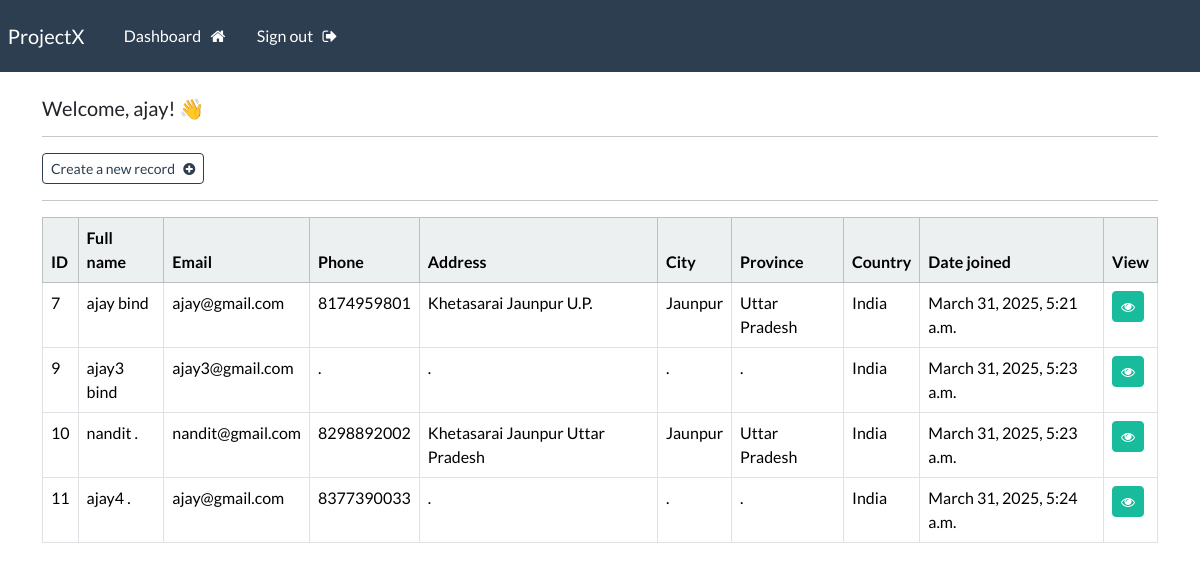
Screenshot of /dashboard (signed in) with the database file from the repository.
### webapp/models.py (models this page shows, shortened)
class Record(models.Model):
    creation_date = models.DateTimeField(auto_now_add=True)
    first_name = models.CharField(max_length=100)
    last_name = models.CharField(max_length=100)
    email = models.CharField(max_length=255)
    phone = models.CharField(max_length=20)
    address = models.CharField(max_length=300)
    city = models.CharField(max_length=255)
    province = models.CharField(max_length=200)
    country = models.CharField(max_length=125)

### webapp/views.py (the view)
# urls.py: path('dashboard', views.dashboard, name="dashboard"),
@login_required(login_url='my-login')
def dashboard(request):
    my_records = Record.objects.all()
    context = {'records': my_records}
    return render(request, 'webapp/dashboard.html', context=context)

### webapp/templates/webapp/dashboard.html
{% extends 'webapp/base.html' %}
{% block content %}
    <h5> Welcome, {{user}}! 👋 </h5>
    <hr>
    <a class="btn btn-outline-primary btn-sm" href="{% url 'create-record' %}">
        Create a new record &nbsp; <i class="fa fa-plus-circle" aria-hidden="true"></i>
    </a>
    <hr>
    <table class="table table-hover table-bordered">
        <thead class="table-light">
            <tr>
                <th scope="col"> ID </th>
                <th scope="col"> Full name </th>
                <th scope="col"> Email </th>
                <th scope="col"> Phone </th>
                <th scope="col"> Address </th>
                <th scope="col"> City </th>
                <th scope="col"> Province </th>
                <th scope="col"> Country </th>
                <th scope="col"> Date joined </th>
                <th scope="col"> View </th>
            </tr>
        </thead>
        <tbody>
        {% if records %}
            {% for record in records %}
            <tr>
                <td> {{record.id}} </td>
                <td> {{record.first_name}}  {{record.last_name}} </td>
                <td> {{record.email}} </td>
                <td> {{record.phone}} </td>
                <td> {{record.address}} </td>
                <td> {{record.city}} </td>
                <td> {{record.province}} </td>
                <td> {{record.country}} </td>
                <td> {{record.creation_date}} </td>
                <td> <a class="btn btn-success btn-sm" href="{% url 'record' record.id %}"> <i class="fa fa-eye" aria-hidden="true"></i> </a> </td>
            </tr>
            {% endfor %}
        {% endif %}
        </tbody>
    </table>
{% endblock %}

### webapp/templates/webapp/base.html (shortened to what this page needs)
{% load static %}
<!DOCTYPE html>
<html>
    <head>
        <link rel="stylesheet" type="text/css" href="https://bootswatch.com/5/flatly/bootstrap.min.css">
        <link rel="stylesheet" type="text/css" href="{% static 'css/styles.css' %}">
        <link rel="stylesheet" href="https://cdnjs.cloudflare.com/ajax/libs/font-awesome/4.7.0/css/font-awesome.min.css">
    </head>
    <body>
        {% include 'webapp/navbar.html' %}
        <div class="container">
            <br>
           {% block content %}
           {% endblock %}
        </div>
    </body>
</html>

### webapp/templates/webapp/navbar.html (shortened to what this page needs)
<nav class="navbar navbar-expand-lg navbar-dark bg-primary justify-content-center">
    <a class="navbar-brand main-heading" href="{% url '' %}">
      &nbsp; ProjectX
    </a>
      <div class="collapse navbar-collapse text-center" id="navbarNavDropdown">
        <ul class="navbar-nav mr-auto">
          {% if user.is_authenticated %}
            <li class="nav-item">
              <a class="nav-link" href="{% url 'dashboard' %}">Dashboard &nbsp; <i class="fa fa-home" aria-hidden="true"></i> </a>
            </li>
            <li class="nav-item">
              <a class="nav-link" href="{% url 'user-logout' %}">Sign out &nbsp; <i class="fa fa-sign-out" aria-hidden="true"></i> </a>
            </li>
        </ul>
        {% endif %}
      </div>
  </nav>

### rows the page displays
Record: id "7", first_name "ajay", last_name "bind", email "ajay@gmail.com", phone "8174959801", address "Khetasarai Jaunpur U.P.", city "Jaunpur", province "Uttar Pradesh", country "India", creation_date "March 31, 2025, 5:21 a.m."
Record: id "9", first_name "ajay3", last_name "bind", email "ajay3@gmail.com", phone ".", address ".", city ".", province ".", country "India", creation_date "March 31, 2025, 5:23 a.m."
Record: id "10", first_name "nandit", last_name ".", email "nandit@gmail.com", phone "8298892002", address "Khetasarai Jaunpur Uttar Pradesh", city "Jaunpur", province "Uttar Pradesh", country "India", creation_date "March 31, 2025, 5:23 a.m."
Record: id "11", first_name "ajay4", last_name ".", email "ajay@gmail.com", phone "8377390033", address ".", city ".", province ".", country "India", creation_date "March 31, 2025, 5:24 a.m."

### other values shown
{{ user }} "ajay"
